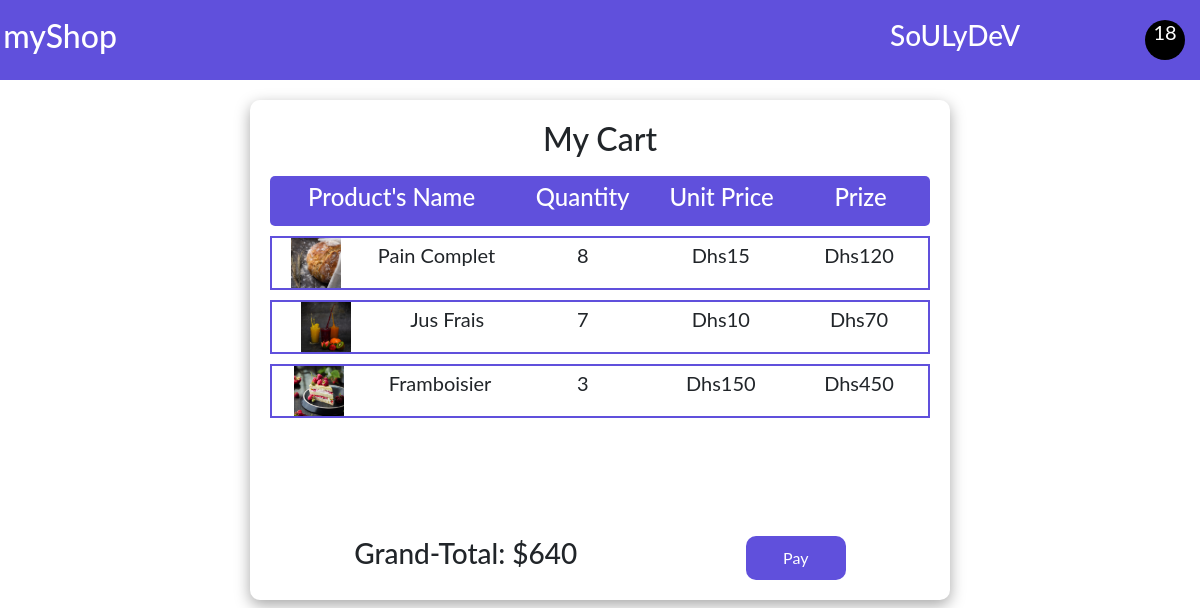
The app's page /cart/ (signed in) with its own data.
### store/models.py (models this page shows, shortened)
class Cart(models.Model):
    id = models.UUIDField(default=uuid.uuid4, primary_key=True)
    user = models.ForeignKey(User, on_delete=models.CASCADE)
    completed = models.BooleanField(default=False)
    @property
    def total_price(self):
        cartitems = self.cartitems.all()
        total = sum([item.price for item in cartitems])
        return total
    @property
    def num_of_items(self):
        cartitems = self.cartitems.all()
        quantity = sum([item.quantity for item in cartitems])
        return quantity

class CartItem(models.Model):
    product = models.ForeignKey(Product, on_delete=models.CASCADE, related_name='items')
    cart = models.ForeignKey(Cart, on_delete=models.CASCADE, related_name='cartitems')
    quantity = models.IntegerField(default=0)
    @property
    def price(self):
        new_price = self.product.price * self.quantity
        return new_price

class Product(models.Model):
    name = models.CharField(max_length=50)
    price = models.IntegerField()
    picture = models.ImageField(upload_to='img', default='')

### store/views.py (the view)
# urls.py: path('cart/', views.cart, name='cart'),
def cart(request):
    cart = None
    cartitems = []
    if request.user.is_authenticated:
        cart, created = Cart.objects.get_or_create(user=request.user, completed=False)
        cartitems = cart.cartitems.all()
    context = {'cart':cart, 'items':cartitems}
    return render(request, 'cart.html', context)

### store/templates/cart.html (shortened to what this page needs)
{% extends 'base.html' %}
{% block content %}
<div class="shoppingCart">
  <h2>My Cart</h2>
  <div class="heading">
    <div class="p_name"><h4>Product's Name</h4></div>
    <div class="name"><h4>Quantity</h4></div>
    <div class="name"><h4>Unit Price</h4></div>
    <div class="name"><h4>Prize</h4></div>
  </div>
  <div class="itemContainer">
    {% for item in items %}
    <div class="item">
      <div class="iteminfo">
        <div class="p_img">
          <img src="{{item.product.picture.url}}" alt="" />
        </div>
        <p>{{item.product.name}}</p>
      </div>
      <div class="name"><p>{{item.quantity}}</p></div>
      <div class="name"><p>Dhs{{item.product.price}}</p></div>
      <div class="name"><p>Dhs{{item.price}}</p></div>
    </div>
    {% endfor %}
  </div>
  <div class="pay-section">
    <h3>Grand-Total: ${{cart.total_price}}</h3>
    <button onclick = "makePayment()" >Pay</button>
  </div>
</div>
{% endblock content %}

### store/templates/base.html (shortened to what this page needs)
<!DOCTYPE html>
{% load static %}
<html lang="en">
<head>
    <link href="https://cdn.jsdelivr.net/npm/bootstrap@5.0.2/dist/css/bootstrap.min.css" rel="stylesheet">
    <link rel="stylesheet" href="{% static 'css/all.css' %}">
    <link rel="stylesheet" href="{% static 'css/style.css' %}">
</head>
<body>
    <nav>
        <div class="logo">
            <a href="{% url 'index' %}"><h2>myShop</h2></a>
        </div>
        <div class="cart">
            <h3>{{request.user.username}}</h3>
            <a href="{% url 'cart' %}" style="color:white; text-decoration:none">
                 <div class="cart-container">
                    <div class="cartitems"><p id="num_of_items">{{cart.num_of_items}}</p></div>
                </div>
            </a>
        </div>
    </nav>
     {% block content %}
     {% endblock content %}
</body>
</html>

### store/static/css/style.css (style rules this page uses)
* { padding: 0px; margin:0px; box-sizing: border-box; font-family: 'Lato', sans-serif; }
nav { background-color: #6050DC; color: white; width: 100%; height: 80px; padding: 0px 10px 0px 10px; display:flex; align-items: center; justify-content: space-between; }
.logo { width: 100px; height: 60px; display: flex; align-items: center; justify-content: center; }
.cart { width: 300px; height: auto; display: flex; align-items: center; justify-content: space-between; }
.cart-container { width: 50px; height: 50px; display: flex; align-items: center; justify-content: center; flex-direction: column; }
.cart-container .cartitems { width: 40px; height: 40px; border-radius: 40px; background-color: black; color: white; display: flex; align-items: center; justify-content: center; }
.cart-container .cartitems p { color: white; font-size: 20px; }
.shoppingCart { width: 700px; height: 500px; padding: 20px 20px 20px 20px; border-radius: 10px; display: flex; align-items: center; justify-content: space-between !important; flex-direction: column; box-shadow: rgba(0, 0, 0, 0.35) 0px 5px 15px; margin: auto; margin-top: 20px; }
.shoppingCart p { font-size: 20px; }
.shoppingCart .heading { width: 100%; height: 50px; display: flex; align-items: center; justify-content: space-evenly; background-color: #6050DC; border-radius: 5px; color: white; margin-top: 10px; }
.shoppingCart .name, .p_name { width: 200px; display: flex; align-items: center; justify-content: center; }
.shoppingCart .p_name { width: 350px; }
.shoppingCart .itemContainer { width: 100%; height: 300px; overflow-y: auto; margin-top: 10px; }
.shoppingCart .item { width: 100%; height: auto; display: flex; align-items: center; justify-content: space-evenly; border: 2px solid #6050DC; margin-bottom: 10px; }
.shoppingCart .item .iteminfo { display: flex; align-items: center; justify-content: space-around; width: 350px; }
.shoppingCart .item .iteminfo .p_img { width: 50px; height: 50px; }
.p_img img { width: 100%; height: 100%; object-fit: cover; }
.shoppingCart button { padding: 10px 10px 10px 10px; border-radius: 10px; background-color: #6050DC; color: white; width: 100px; border: none; cursor: pointer; }
.shoppingCart .pay-section { width: 100%; height: auto; display: flex; align-items: center; justify-content: space-around; }

### store/templates/base.html (style rules this page uses)
a { color: white; text-decoration: none; }

### records on screen
Cart: num_of_items "18", total_price "640"
CartItem: product.picture (picture), product.name "Pain Complet", quantity "8", product.price "15", price "120"
CartItem: product.picture (picture), product.name "Jus Frais", quantity "7", product.price "10", price "70"
CartItem: product.picture (picture), product.name "Framboisier", quantity "3", product.price "150", price "450"

### other values on screen
{{ request.user.username }} "SoULyDeV"
